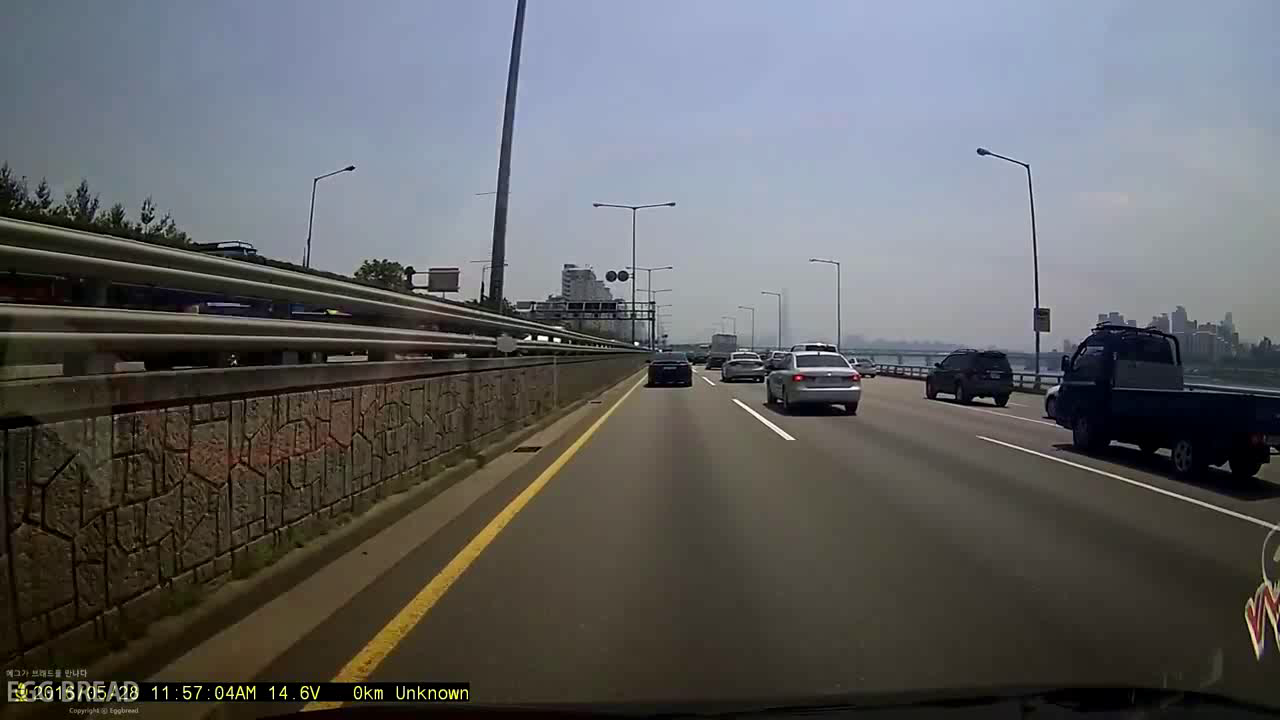
#> input picture frame 0 of opencv_python_ch06_ch10/ch06/DIVX.avi, 1280 x 720 px, given in place of challenge.mp4, which was not available
$ python '2-5(project_1).py'
#> lines starting #> are read from the running program, lines starting #| are printed output that depends on the picture; after the words box and inside, x2 and y2 are one past the last pixel; in counts of white or black regions, pixels touching at a corner belong together; pictures that were not available may be replaced by others from this repository, and a replacement may not be noted
# 참고 URL : https://github.com/windowsub0406/SelfDrivingCarND

import matplotlib.pyplot as plt
import matplotlib.image as mpimg
import numpy as np
import cv2
import random
import os, sys

# %matplotlib inline

# cap = cv2.VideoCapture('solidWhiteRight.mp4')
# cap = cv2.VideoCapture('solidYellowLeft.mp4')
cap = cv2.VideoCapture('challenge.mp4')
fit_result, l_fit_result, r_fit_result, L_lane, R_lane = [], [], [], [], []


# Define the codec and create VideoWriter object
# fourcc = cv2.VideoWriter_fourcc(*'mp4v') # Be sure to use the lower case
# out = cv2.VideoWriter('output.mp4', fourcc, 20.0, ( 960, 540 ))

# [6 lines left out: function grayscale, not called in this run]


def canny(img, low_threshold, high_threshold):
    """Applies the Canny transform"""
    return cv2.Canny(img, low_threshold, high_threshold)


def gaussian_blur(img, kernel_size):
    """Applies a Gaussian Noise kernel"""
    return cv2.GaussianBlur(img, (kernel_size, kernel_size), 0)


def region_of_interest(img, vertices):
    """
    Applies an image mask.

    Only keeps the region of the image defined by the polygon
    formed from `vertices`. The rest of the image is set to black.
    """
    # defining a blank mask to start with
    mask = np.zeros_like(img)

    # defining a 3 channel or 1 channel color to fill the mask with depending on the input image
    if len(img.shape) > 2:
        channel_count = img.shape[2]  # i.e. 3 or 4 depending on your image
        ignore_mask_color = (255,) * channel_count
    else:
        ignore_mask_color = 255

    # filling pixels inside the polygon defined by "vertices" with the fill color
    cv2.fillPoly(mask, vertices, ignore_mask_color)

    # returning the image only where mask pixels are nonzero
    masked_image = cv2.bitwise_and(img, mask)
    return masked_image


# [20 lines left out: function draw_lines, not called in this run]


def draw_circle(img, lines, color=[0, 0, 255]):
    for line in lines:
        cv2.circle(img, (line[0], line[1]), 2, color, -1)


def hough_lines(img, rho, theta, threshold, min_line_len, max_line_gap):
    """
    `img` should be the output of a Canny transform.
    Returns an image with hough lines drawn.
    """
    lines = cv2.HoughLinesP(img, rho, theta, threshold, np.array([]), minLineLength=min_line_len,
                            maxLineGap=max_line_gap)
    line_arr = np.zeros((img.shape[0], img.shape[1], 3), dtype=np.uint8)
    # draw_lines(line_arr, lines)
    return lines


def weighted_img(img, initial_img, α=0.8, β=1., λ=0.):
    """
    `img` is the output of the hough_lines(), An image with lines drawn on it.
    Should be a blank image (all black) with lines drawn on it.

    `initial_img` should be the image before any processing.

    The result image is computed as follows:

    initial_img * α + img * β + λ
    NOTE: initial_img and img must be the same shape!
    """
    return cv2.addWeighted(initial_img, α, img, β, λ)


def Collect_points(lines):
    # reshape [:4] to [:2]
    interp = lines.reshape(lines.shape[0] * 2, 2)
    # interpolation & collecting points for RANSAC
    for line in lines:
        if np.abs(line[3] - line[1]) > 5:
            tmp = np.abs(line[3] - line[1])
            a = line[0];
            b = line[1];
            c = line[2];
            d = line[3]
            slope = (line[2] - line[0]) / (line[3] - line[1])
            for m in range(0, tmp, 5):
                if slope > 0:
                    new_point = np.array([[int(a + m * slope), int(b + m)]])
                    interp = np.concatenate((interp, new_point), axis=0)
                elif slope < 0:
                    new_point = np.array([[int(a - m * slope), int(b - m)]])
                    interp = np.concatenate((interp, new_point), axis=0)
    return interp


def get_random_samples(lines):
    one = random.choice(lines)
    two = random.choice(lines)
    if (two[0] == one[0]):  # extract again if values are overlapped
        while two[0] == one[0]:
            two = random.choice(lines)
    one, two = one.reshape(1, 2), two.reshape(1, 2)
    three = np.concatenate((one, two), axis=1)
    three = three.squeeze()
    return three


def compute_model_parameter(line):
    # y = mx+n
    m = (line[3] - line[1]) / (line[2] - line[0])
    n = line[1] - m * line[0]
    # ax+by+c = 0
    a, b, c = m, -1, n
    par = np.array([a, b, c])
    return par


def compute_distance(par, point):
    # distance between line & point

    return np.abs(par[0] * point[:, 0] + par[1] * point[:, 1] + par[2]) / np.sqrt(par[0] ** 2 + par[1] ** 2)


def model_verification(par, lines):
    # calculate distance
    distance = compute_distance(par, lines)
    # total sum of distance between random line and sample points
    sum_dist = distance.sum(axis=0)
    # average
    avg_dist = sum_dist / len(lines)

    return avg_dist


# [5 lines left out: function draw_extrapolate_line, not called in this run]


def get_fitline(img, f_lines):
    rows, cols = img.shape[:2]
    output = cv2.fitLine(f_lines, cv2.DIST_L2, 0, 0.01, 0.01)
    vx, vy, x, y = output[0], output[1], output[2], output[3]
    x1, y1 = int(((img.shape[0] - 1) - y) / vy * vx + x), img.shape[0] - 1
    x2, y2 = int(((img.shape[0] / 2 + 100) - y) / vy * vx + x), int(img.shape[0] / 2 + 100)
    result = [x1, y1, x2, y2]

    return result


def draw_fitline(img, result_l, result_r, color=(255, 0, 255), thickness=10):
    # draw fitting line
    lane = np.zeros_like(img)
    cv2.line(lane, (int(result_l[0]), int(result_l[1])), (int(result_l[2]), int(result_l[3])), color, thickness)
    cv2.line(lane, (int(result_r[0]), int(result_r[1])), (int(result_r[2]), int(result_r[3])), color, thickness)
    # add original image & extracted lane lines
    final = weighted_img(lane, img, 1, 0.5)
    return final


def erase_outliers(par, lines):
    # distance between best line and sample points
    distance = compute_distance(par, lines)

    # filtered_dist = distance[distance<15]
    filtered_lines = lines[distance < 13, :]
    return filtered_lines


# [12 lines left out: function smoothing, not called in this run]


def ransac_line_fitting(img, lines, min=100):
    global fit_result, l_fit_result, r_fit_result
    best_line = np.array([0, 0, 0])
    if (len(lines) != 0):
        for i in range(30):
            sample = get_random_samples(lines)
            parameter = compute_model_parameter(sample)
            cost = model_verification(parameter, lines)
            if cost < min:  # update best_line
                min = cost
                best_line = parameter
            if min < 3: break
        # erase outliers based on best line
        filtered_lines = erase_outliers(best_line, lines)
        fit_result = get_fitline(img, filtered_lines)
    else:
        if (fit_result[3] - fit_result[1]) / (fit_result[2] - fit_result[0]) < 0:
            l_fit_result = fit_result
            return l_fit_result
        else:
            r_fit_result = fit_result
            return r_fit_result

    if (fit_result[3] - fit_result[1]) / (fit_result[2] - fit_result[0]) < 0:
        l_fit_result = fit_result
        return l_fit_result
    else:
        r_fit_result = fit_result
        return r_fit_result


def detect_lanes_img(img):
    height, width = img.shape[:2]

    # Set ROI
    vertices = np.array(
        [[(50, height), (width / 2 - 45, height / 2 + 60), (width / 2 + 45, height / 2 + 60), (width - 50, height)]],
        dtype=np.int32)
    ROI_img = region_of_interest(img, vertices)

    # Convert to grayimage
    # g_img = grayscale(img)

    # Apply gaussian filter
    blur_img = gaussian_blur(ROI_img, 3)

    # Apply Canny edge transform
    canny_img = canny(blur_img, 70, 210)
    # to except contours of ROI image
    vertices2 = np.array(
        [[(52, height), (width / 2 - 43, height / 2 + 62), (width / 2 + 43, height / 2 + 62), (width - 52, height)]],
        dtype=np.int32)
    canny_img = region_of_interest(canny_img, vertices2)

    # Perform hough transform
    # Get first candidates for real lane lines
    line_arr = hough_lines(canny_img, 1, 1 * np.pi / 180, 30, 10, 20)

    # draw_lines(img, line_arr, thickness=2)

    line_arr = np.squeeze(line_arr)
    # Get slope degree to separate 2 group (+ slope , - slope)
    slope_degree = (np.arctan2(line_arr[:, 1] - line_arr[:, 3], line_arr[:, 0] - line_arr[:, 2]) * 180) / np.pi

    # ignore horizontal slope lines
    line_arr = line_arr[np.abs(slope_degree) < 160]
    slope_degree = slope_degree[np.abs(slope_degree) < 160]
    # ignore vertical slope lines
    line_arr = line_arr[np.abs(slope_degree) > 95]
    slope_degree = slope_degree[np.abs(slope_degree) > 95]
    L_lines, R_lines = line_arr[(slope_degree > 0), :], line_arr[(slope_degree < 0), :]
    # print(line_arr.shape,'  ',L_lines.shape,'  ',R_lines.shape)

    # interpolation & collecting points for RANSAC
    L_interp = Collect_points(L_lines)
    R_interp = Collect_points(R_lines)

    # draw_circle(img,L_interp,(255,255,0))
    # draw_circle(img,R_interp,(0,255,255))

    # erase outliers based on best line
    left_fit_line = ransac_line_fitting(img, L_interp)
    right_fit_line = ransac_line_fitting(img, R_interp)

    # smoothing by using previous frames
    L_lane.append(left_fit_line), R_lane.append(right_fit_line)

    if len(L_lane) > 10:
        left_fit_line = smoothing(L_lane, 10)
    if len(R_lane) > 10:
        right_fit_line = smoothing(R_lane, 10)
    final = draw_fitline(img, left_fit_line, right_fit_line)

    return final


while (cap.isOpened()):
    ret, frame = cap.read()
#> frame is the input picture: shape (720, 1280, 3); mean B, G, R 98.7, 97.2, 96.4
    if frame is None:
        break
    if frame.shape[0] != 540:  # resizing for challenge video
        frame = cv2.resize(frame, None, fx=3 / 4, fy=3 / 4, interpolation=cv2.INTER_AREA)
#> frame: shape (540, 960, 3)
    result = detect_lanes_img(frame)
#> in region_of_interest, `cv2.fillPoly(mask, vertices, ignore_mask_color)`:
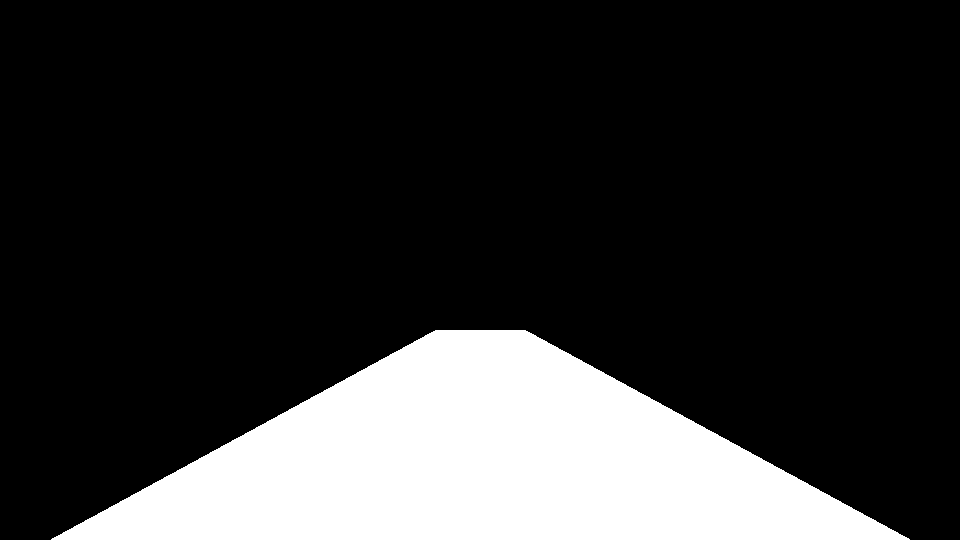
#> mask: shape (540, 960, 3); 19.3% white; 1 white region, box (x1, y1, x2, y2) and area: (51, 330, 910, 540) 99925
#> in region_of_interest, `masked_image = cv2.bitwise_and(img, mask)`:
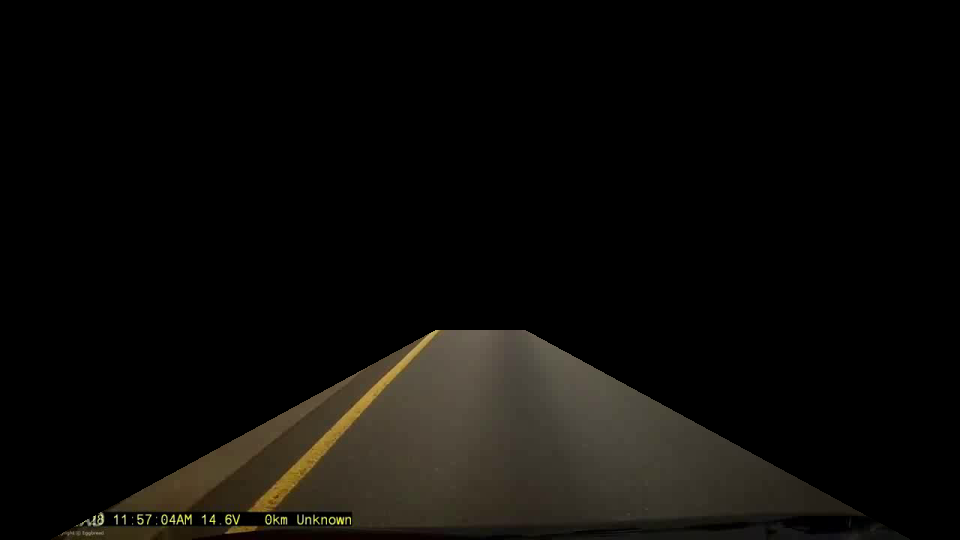
#> masked_image: shape (540, 960, 3); mean B, G, R 8.2, 10.9, 12.2
#> in canny, `return cv2.Canny(img, low_threshold, high_threshold)`:
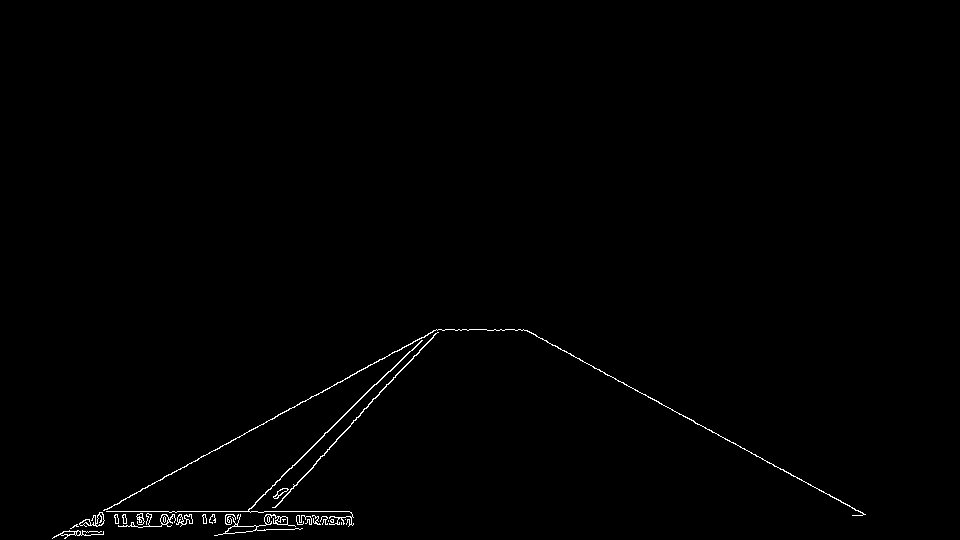
#> returned value: shape (540, 960); 0.62% white in thin lines or dots, all inside (x1, y1, x2, y2) = (52, 329, 866, 539)
#> in region_of_interest (call 2), `cv2.fillPoly(mask, vertices, ignore_mask_color)`:
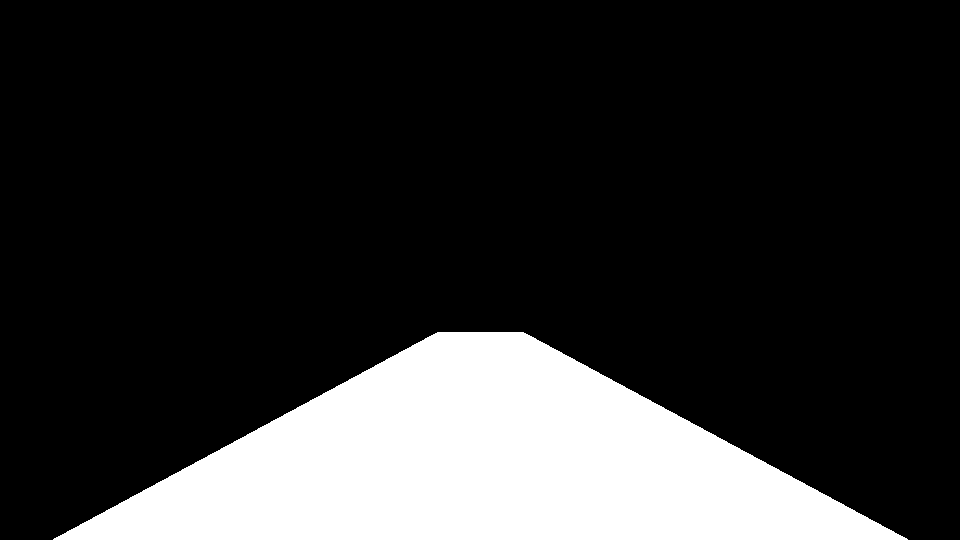
#> mask: shape (540, 960); 18.9% white; 1 white region, box (x1, y1, x2, y2) and area: (53, 332, 908, 540) 98145
#> in region_of_interest (call 2), `masked_image = cv2.bitwise_and(img, mask)`:
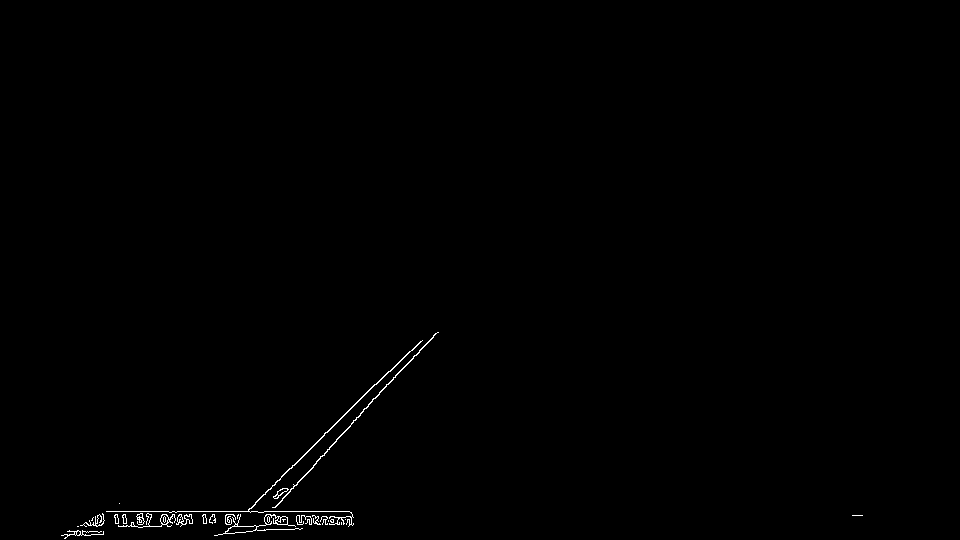
#> masked_image: shape (540, 960); 0.41% white in thin lines or dots, all inside (x1, y1, x2, y2) = (61, 332, 863, 539)
#> in hough_lines, `lines = cv2.HoughLinesP(img, rho, theta, threshold, np.array([]), minL..`: lines = 30 rows, first 6: [251, 531, 437, 332], [106, 511, 349, 511], [324, 433, 420, 341], [264, 521, 351, 520], [264, 520, 353, 517], [84, 523, 237, 523]
#> in detect_lanes_img, `line_arr = hough_lines(canny_img, 1, 1 * np.pi / 180, 30, 10, 20)`: line_arr has the same summary as lines in hough_lines
#> in detect_lanes_img, `slope_degree = (np.arctan2(line_arr[:, 1] - line_arr[:, 3], line_arr[:..`: slope_degree = 30 values, max 180 at index 1, min -179.1 at index 18, mean 131.1
#> in detect_lanes_img, `line_arr = line_arr[np.abs(slope_degree) < 160]`: line_arr = [[251, 531, 437, 332], [324, 433, 420, 341], [222, 534, 321, 438], [320, 456, 435, 333], [254, 530, 329, 449], [260, 512, 282, 488], [216, 535, 228, 524], [265, 492, 346, 413]]
#> in detect_lanes_img, `slope_degree = slope_degree[np.abs(slope_degree) < 160]`: slope_degree = [133.1, 136.2, 135.9, 133.1, 132.8, 132.5, 137.5, 135.7]
#> in detect_lanes_img, `L_lines, R_lines = line_arr[(slope_degree > 0), :], line_arr[(slope_de..`: L_lines has the same summary as line_arr; R_lines = empty array
#> in Collect_points, `interp = lines.reshape(lines.shape[0] * 2, 2)`: interp = 16 rows, first 8: [251, 531], [437, 332], [324, 433], [420, 341], [222, 534], [321, 438], [320, 456], [435, 333]
#> the loop in Collect_points, `for line in lines:` made 8 passes
#> (tmp, a, b, c, d, slope) on passes 1 to 8: (199, 251, 531, 437, 332, -0.935), (92, 324, 433, 420, 341, -1.04), (96, 222, 534, 321, 438, -1.03), (123, 320, 456, 435, 333, -0.935), (81, 254, 530, 329, 449, -0.926), (24, 260, 512, 282, 488, -0.917), (11, 216, 535, 228, 524, -1.09), (79, 265, 492, 346, 413, -1.03)
#> after the loop in Collect_points, `for line in lines:`: interp = 161 pairs, first value 216 to 437, second value 332 to 535
#> in detect_lanes_img, `L_interp = Collect_points(L_lines)`: L_interp has the same summary as interp in Collect_points
#> in detect_lanes_img, `R_interp = Collect_points(R_lines)`: R_interp = empty array
#> the loop in ransac_line_fitting, `for i in range(30):` made 30 passes
#> (sample, m in compute_model_parameter, n in compute_model_parameter, a in compute_model_parameter, c in compute_model_parameter, sum_dist in model_verification, avg_dist in model_verification, cost) on pass 1: ([334, 441, 376, 396], -1.07, 798.9, -1.07, 798.9, 988, 6.14, 6.14)
#> (sample, m in compute_model_parameter, n in compute_model_parameter, a in compute_model_parameter, c in compute_model_parameter, parameter, sum_dist in model_verification, avg_dist in model_verification) on passes 2 to 7: ([260, 512, 376, 383], -1.11, 801.1, -1.11, 801.1, [-1.11, -1, 801.1], 1191.2, 7.4), ([300, 480, 272, 510], -1.07, 801.4, -1.07, 801.4, [-1.07, -1, 801.4], 1165.2, 7.24), ([357, 416, 232, 524], -0.864, 724.4, -0.864, 724.4, [-0.864, -1, 724.4], 1229, 7.63), ([263, 520, 304, 454], -1.61, 943.4, -1.61, 943.4, [-1.61, -1, 943.4], 2951.5, 18.33), ([285, 472, 433, 336], -0.919, 733.9, -0.919, 733.9, [-0.919, -1, 733.9], 1107.4, 6.88), ([295, 485, 339, 436], -1.11, 813.5, -1.11, 813.5, [-1.11, -1, 813.5], 1093, 6.79)
#> after the loop in ransac_line_fitting, `for i in range(30):`: min = 6.14
#> in erase_outliers, `distance = compute_distance(par, lines)`: distance = 161 values, max 22.13 at index 12, min 0 at index 6, mean 6.14
#> in erase_outliers, `filtered_lines = lines[distance < 13, :]`: filtered_lines = 129 pairs, first value 251 to 437, second value 332 to 531
#> in get_fitline, `output = cv2.fitLine(f_lines, cv2.DIST_L2, 0, 0.01, 0.01)`: output = [0.678, -0.735, 340.2, 430.4]
#> in get_fitline, `vx, vy, x, y = output[0], output[1], output[2], output[3]`: vx = [0.678]; vy = [-0.735]; x = [340.2]; y = [430.4]
#> in get_fitline, `x1, y1 = int(((img.shape[0] - 1) - y) / vy * vx + x), img.shape[0] - 1`: x1 = 240; y1 = 539
#> in get_fitline, `x2, y2 = int(((img.shape[0] / 2 + 100) - y) / vy * vx + x), int(img.sh..`: x2 = 395; y2 = 370
#> in get_fitline, `result = [x1, y1, x2, y2]`: result = [240, 539, 395, 370]

    cv2.imshow('result', result)

    # out.write(frame)

    if cv2.waitKey(1) & 0xFF == ord('q'):
#> (key q is pressed here)
        break

cap.release()
cv2.destroyAllWindows()
